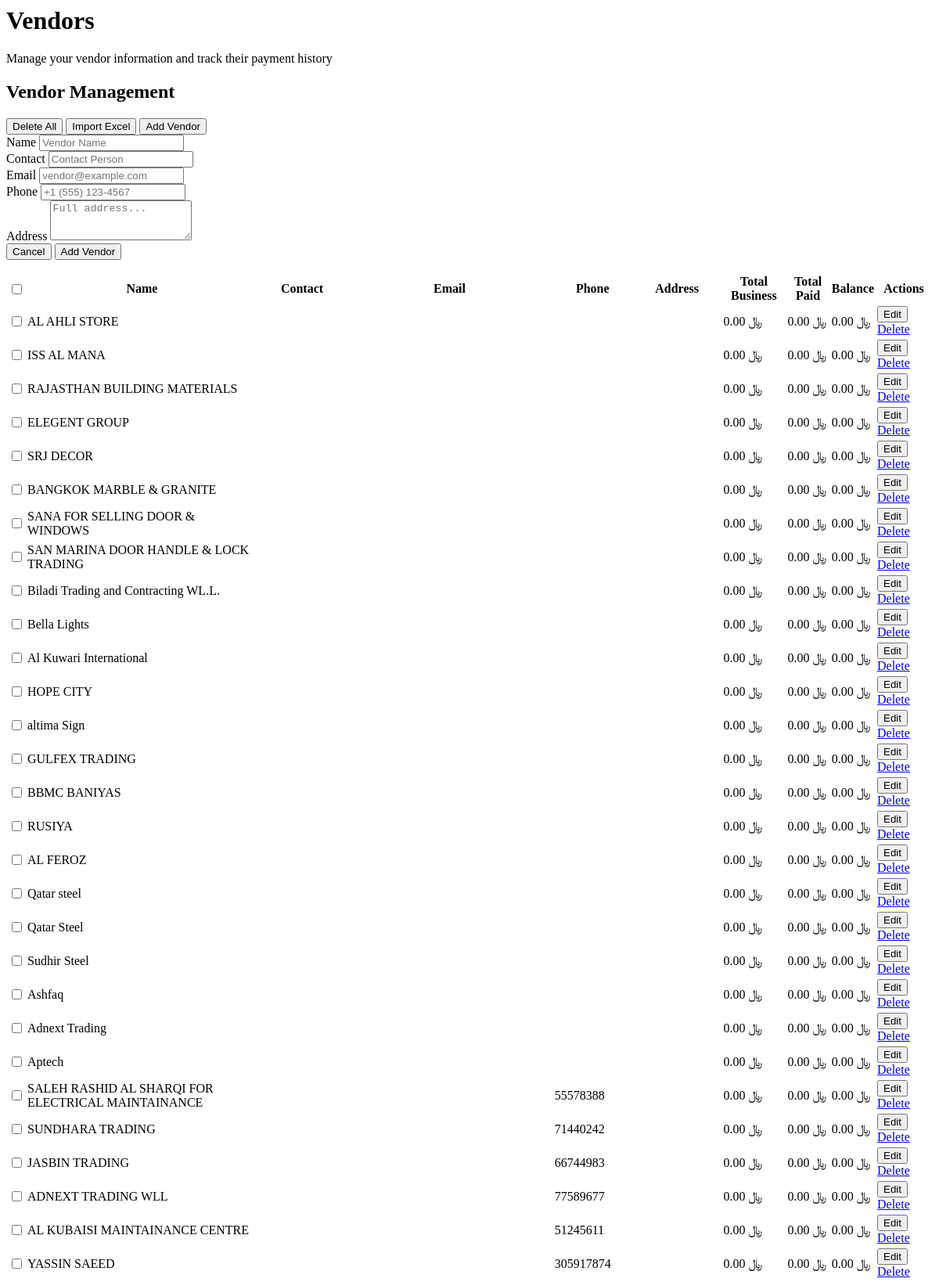
The app's page /pages/vendors.php (upper part) with its own data.
### tables this page shows
CREATE TABLE `vendors` (
  `id` int(11) NOT NULL,
  `name` text NOT NULL,
  `contact` text DEFAULT NULL,
  `email` text DEFAULT NULL,
  `phone` text DEFAULT NULL,
  `address` text DEFAULT NULL,
  `total_business` decimal(10,2) DEFAULT NULL,
  `total_paid` decimal(10,2) DEFAULT NULL,
  `balance` decimal(10,2) DEFAULT NULL
);

### includes/functions.php (called while the page is built, shortened)
<?php
function currency_symbol() {
    $sym = getenv('CURRENCY_SYMBOL');
    return $sym . ' ';
}
function money($amount, $decimals = 2) {
    return currency_symbol() . number_format((float)$amount, $decimals);
}

### pages/vendors.php (the view, shortened to what this page needs)
<?php
include_once 'includes/db.php';
$vendors = $pdo->query("SELECT * FROM vendors ORDER BY id DESC")->fetchAll();
?>
<div class="mb-6">
    <h1 class="text-3xl font-bold text-gray-900">Vendors</h1>
    <p class="text-gray-600 mt-2">Manage your vendor information and track their payment history</p>
</div>
<div class="space-y-6">
    <div class="bg-white rounded-lg shadow-md">
        <div class="p-6 border-b">
            <div class="flex items-center justify-between">
                <h2 class="text-xl font-semibold text-gray-900">Vendor Management</h2>
                <div class="flex space-x-3">
                    <button type="button"
                        class="bg-red-600 hover:bg-red-700 text-white px-2 py-1 md:px-4 md:py-2 rounded-lg text-xs md:text-sm font-medium transition-colors"
                        onclick="confirmDeleteAll()">
                        <i class="fas fa-trash-alt mr-1 md:mr-2"></i>Delete All
                    </button>
                    <button type="button"
                        class="bg-green-600 hover:bg-green-700 text-white px-2 py-1 md:px-4 md:py-2 rounded-lg text-xs md:text-sm font-medium transition-colors"
                        onclick="openImportModal()">
                        <i class="fas fa-file-excel mr-1 md:mr-2"></i>Import Excel
                    </button>
                    <button
                        class="bg-primary hover:bg-secondary text-white px-2 py-1 md:px-4 md:py-2 rounded-lg text-xs md:text-sm font-medium transition-colors"
                        onclick="document.getElementById('addForm').classList.toggle('hidden')">
                        <i class="fas fa-plus mr-1 md:mr-2"></i>Add Vendor
                    </button>
                </div>
            </div>
        </div>
        <div id="addForm" class="hidden p-6 border-b bg-gray-50">
            <form method="post" class="space-y-4">
                <div class="grid grid-cols-1 md:grid-cols-2 gap-4">
                    <div>
                        <label class="block text-sm font-medium text-gray-700 mb-1">Name</label>
                        <input type="text" name="name" placeholder="Vendor Name"
                            class="w-full px-3 py-2 border border-gray-300 rounded-md focus:outline-none focus:ring-2 focus:ring-primary focus:border-transparent"
                            required>
                    </div>
                    <div>
                        <label class="block text-sm font-medium text-gray-700 mb-1">Contact</label>
                        <input type="text" name="contact" placeholder="Contact Person"
                            class="w-full px-3 py-2 border border-gray-300 rounded-md focus:outline-none focus:ring-2 focus:ring-primary focus:border-transparent">
                    </div>
                    <div>
                        <label class="block text-sm font-medium text-gray-700 mb-1">Email</label>
                        <input type="email" name="email" placeholder="vendor@example.com"
                            class="w-full px-3 py-2 border border-gray-300 rounded-md focus:outline-none focus:ring-2 focus:ring-primary focus:border-transparent">
                    </div>
                    <div>
                        <label class="block text-sm font-medium text-gray-700 mb-1">Phone</label>
                        <input type="text" name="phone" placeholder="+1 (555) 123-4567"
                            class="w-full px-3 py-2 border border-gray-300 rounded-md focus:outline-none focus:ring-2 focus:ring-primary focus:border-transparent">
                    </div>
                </div>
                <div>
                    <label class="block text-sm font-medium text-gray-700 mb-1">Address</label>
                    <textarea name="address" rows="3" placeholder="Full address..."
                        class="w-full px-3 py-2 border border-gray-300 rounded-md focus:outline-none focus:ring-2 focus:ring-primary focus:border-transparent"></textarea>
                </div>
                <div class="flex justify-end space-x-3">
                    <button type="button"
                        class="px-4 py-2 text-gray-700 bg-gray-200 rounded-md hover:bg-gray-300 transition-colors"
                        onclick="document.getElementById('addForm').classList.add('hidden')">Cancel</button>
                    <button type="submit" name="add"
                        class="bg-primary hover:bg-secondary text-white px-6 py-2 rounded-md font-medium transition-colors">
                        <i class="fas fa-save mr-2"></i>Add Vendor
                    </button>
                </div>
            </form>
        </div>
        <div class="p-6">
            <div class="overflow-x-auto">
                <table id="vendorsTable" class="w-full table-auto display">
                    <thead class="bg-gray-50">
                        <tr>
                            <th class="px-2 md:px-4 py-3 text-center">
                                <input type="checkbox" id="selectAll" onchange="toggleSelectAll(this)"
                                    class="w-4 h-4 text-primary border-gray-300 rounded focus:ring-primary">
                            </th>
                            <th class="px-6 py-3 text-left text-xs font-medium text-gray-500 uppercase tracking-wider">
                                Name</th>
                            <th class="px-6 py-3 text-left text-xs font-medium text-gray-500 uppercase tracking-wider">
                                Contact</th>
                            <th class="px-6 py-3 text-left text-xs font-medium text-gray-500 uppercase tracking-wider">
                                Email</th>
                            <th class="px-6 py-3 text-left text-xs font-medium text-gray-500 uppercase tracking-wider">
                                Phone</th>
                            <th class="px-6 py-3 text-left text-xs font-medium text-gray-500 uppercase tracking-wider">
                                Address</th>
                            <th class="px-6 py-3 text-left text-xs font-medium text-gray-500 uppercase tracking-wider">
                                Total Business</th>
                            <th class="px-6 py-3 text-left text-xs font-medium text-gray-500 uppercase tracking-wider">
                                Total Paid</th>
                            <th class="px-6 py-3 text-left text-xs font-medium text-gray-500 uppercase tracking-wider">
                                Balance</th>
                            <th class="px-6 py-3 text-left text-xs font-medium text-gray-500 uppercase tracking-wider">
                                Actions</th>
                        </tr>
                    </thead>
                    <tbody class="bg-white divide-y divide-gray-200">
                        <?php foreach ($vendors as $vendor): ?>
                            <tr class="hover:bg-gray-50">
                                <td class="px-2 md:px-4 py-3 text-center">
                                    <input type="checkbox" name="vendor_checkbox" value="<?php echo $vendor['id']; ?>"
                                        onchange="updateSelectedCount()"
                                        class="vendor-checkbox w-4 h-4 text-primary border-gray-300 rounded focus:ring-primary">
                                </td>
                                <td class="px-6 py-4 whitespace-nowrap">
                                    <div class="text-sm font-medium text-gray-900">
                                        <?php echo htmlspecialchars($vendor['name']); ?>
                                    </div>
                                </td>
                                <td class="px-6 py-4 whitespace-nowrap">
                                </td>
                                <td class="px-6 py-4 whitespace-nowrap">
                                </td>
                                <td class="px-6 py-4 whitespace-nowrap">
                                    <div class="text-sm text-gray-900"><?php echo htmlspecialchars($vendor['phone']); ?>
                                    </div>
                                </td>
                                <td class="px-6 py-4">
                                </td>
                                <td class="px-6 py-4 whitespace-nowrap">
                                    <div class="text-sm text-gray-900">
                                        <?php echo money($vendor['total_business'] ?? 0); ?></div>
                                </td>
                                <td class="px-6 py-4 whitespace-nowrap">
                                    <div class="text-sm text-gray-900">
                                        <?php echo money($vendor['total_paid'] ?? 0); ?></div>
                                </td>
                                <td class="px-6 py-4 whitespace-nowrap">
                                    <div class="text-sm text-gray-900">
                                        <?php echo money($vendor['balance'] ?? 0); ?></div>
                                </td>
                                <td class="px-6 py-4 whitespace-nowrap text-sm font-medium">
                                    <button class="text-primary hover:text-secondary mr-3"
                                        onclick="editVendor(<?php echo htmlspecialchars(json_encode($vendor), ENT_QUOTES, 'UTF-8'); ?>)">
                                        <i class="fas fa-edit"></i> Edit
                                    </button>
                                    <a href="?page=vendors&delete=<?php echo $vendor['id']; ?>"
                                        class="text-red-600 hover:text-red-900"
                                        onclick="return confirm('Are you sure you want to delete this vendor?')">
                                        <i class="fas fa-trash"></i> Delete
                                    </a>
                                </td>
                            </tr>
                        <?php endforeach; ?>
                    </tbody>
                </table>
            </div>
        </div>

### records on screen
vendors: name "AL AHLI STORE", total_business "﷼ 0.00", total_paid "﷼ 0.00", balance "﷼ 0.00"
vendors: name "ISS AL MANA", total_business "﷼ 0.00", total_paid "﷼ 0.00", balance "﷼ 0.00"
vendors: name "RAJASTHAN BUILDING MATERIALS", total_business "﷼ 0.00", total_paid "﷼ 0.00", balance "﷼ 0.00"
vendors: name "ELEGENT GROUP", total_business "﷼ 0.00", total_paid "﷼ 0.00", balance "﷼ 0.00"
vendors: name "SRJ DECOR", total_business "﷼ 0.00", total_paid "﷼ 0.00", balance "﷼ 0.00"
vendors: name "BANGKOK MARBLE & GRANITE", total_business "﷼ 0.00", total_paid "﷼ 0.00", balance "﷼ 0.00"
vendors: name "SANA FOR SELLING DOOR & WINDOWS", total_business "﷼ 0.00", total_paid "﷼ 0.00", balance "﷼ 0.00"
vendors: name "SAN MARINA DOOR HANDLE & LOCK TRADING", total_business "﷼ 0.00", total_paid "﷼ 0.00", balance "﷼ 0.00"
vendors: name "Biladi Trading and Contracting WL.L.", total_business "﷼ 0.00", total_paid "﷼ 0.00", balance "﷼ 0.00"
vendors: name "Bella Lights", total_business "﷼ 0.00", total_paid "﷼ 0.00", balance "﷼ 0.00"
vendors: name "Al Kuwari International", total_business "﷼ 0.00", total_paid "﷼ 0.00", balance "﷼ 0.00"
vendors: name "HOPE CITY", total_business "﷼ 0.00", total_paid "﷼ 0.00", balance "﷼ 0.00"
vendors: name "altima Sign", total_business "﷼ 0.00", total_paid "﷼ 0.00", balance "﷼ 0.00"
vendors: name "GULFEX TRADING", total_business "﷼ 0.00", total_paid "﷼ 0.00", balance "﷼ 0.00"
vendors: name "BBMC BANIYAS", total_business "﷼ 0.00", total_paid "﷼ 0.00", balance "﷼ 0.00"
vendors: name "RUSIYA", total_business "﷼ 0.00", total_paid "﷼ 0.00", balance "﷼ 0.00"
vendors: name "AL FEROZ", total_business "﷼ 0.00", total_paid "﷼ 0.00", balance "﷼ 0.00"
vendors: name "Qatar steel", total_business "﷼ 0.00", total_paid "﷼ 0.00", balance "﷼ 0.00"
vendors: name "Qatar Steel", total_business "﷼ 0.00", total_paid "﷼ 0.00", balance "﷼ 0.00"
vendors: name "Sudhir Steel", total_business "﷼ 0.00", total_paid "﷼ 0.00", balance "﷼ 0.00"
vendors: name "Ashfaq", total_business "﷼ 0.00", total_paid "﷼ 0.00", balance "﷼ 0.00"
vendors: name "Adnext Trading", total_business "﷼ 0.00", total_paid "﷼ 0.00", balance "﷼ 0.00"
vendors: name "Aptech", total_business "﷼ 0.00", total_paid "﷼ 0.00", balance "﷼ 0.00"
vendors: name "SALEH RASHID AL SHARQI FOR ELECTRICAL MAINTAINANCE", phone "55578388", total_business "﷼ 0.00", total_paid "﷼ 0.00", balance "﷼ 0.00"
vendors: name "SUNDHARA TRADING", phone "71440242", total_business "﷼ 0.00", total_paid "﷼ 0.00", balance "﷼ 0.00"
vendors: name "JASBIN TRADING", phone "66744983", total_business "﷼ 0.00", total_paid "﷼ 0.00", balance "﷼ 0.00"
vendors: name "ADNEXT TRADING WLL", phone "77589677", total_business "﷼ 0.00", total_paid "﷼ 0.00", balance "﷼ 0.00"
vendors: name "AL KUBAISI MAINTAINANCE CENTRE", phone "51245611", total_business "﷼ 0.00", total_paid "﷼ 0.00", balance "﷼ 0.00"
vendors: name "YASSIN SAEED", phone "305917874", total_business "﷼ 0.00", total_paid "﷼ 0.00", balance "﷼ 0.00"
